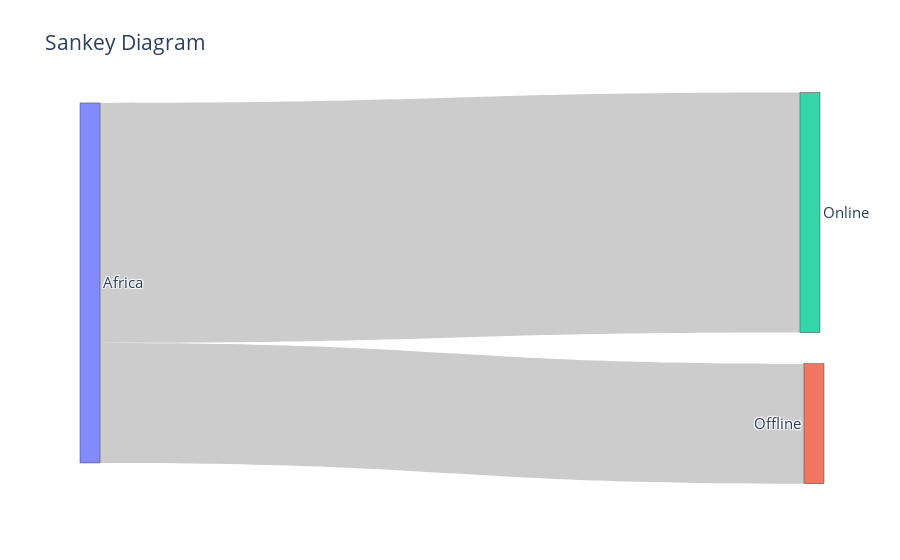

The notebook cell saved with this chart:
### Code cell
# 생키 다이어그램 차트 그리기

A = go.Sankey(node = dict(label = ["Africa", "Offline", "Online"]),
              link = dict(source = [0, 0],
                          target = [1, 2],        # 아프리카에서 오프라인으로, 아프리카에서 온라인으로
                          value = [100, 200]))

data = [A]
layout = go.Layout(title = 'Sankey Diagram', font_size = 15)
fig = go.Figure(data, layout)
fig.show()

### Figure 1 — Plotly figure (JSON) as saved in the notebook; plotly's stock layout.template omitted (floating-point values rounded to 4 significant figures)
{"data": [{"link": {"source": [0, 0], "target": [1, 2], "value": [100, 200]}, "node": {"label": ["Africa", "Offline", "Online"], "x": [0.01353, 0.9919, 0.9865], "y": [0.4815, 0.8519, 0.2963]}, "type": "sankey"}], "layout": {"autosize": true, "font": {"size": 15}, "title": {"text": "Sankey Diagram"}}}
